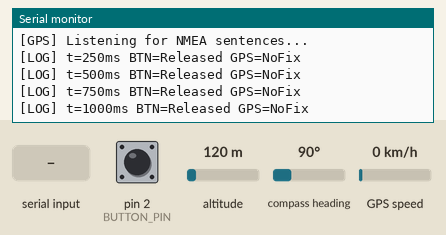
A sketch run on a simulated Arduino Uno, built for the host (arithmetic inside an expression is 32-bit, double 64-bit). Parts: the last lines printed to the serial monitor. The test bench sets the inputs (shaded band); at power-on: pin 2 (BUTTON_PIN) HIGH, altitude 120 m, compass heading 90°, GPS speed 0 km/h. The GPS gets a fix after 3 s at 37.7749, -122.4194 with 8 satellites.

Above: at 1.2 s.
1.3 s: pin 2 (BUTTON_PIN) pulled LOW for 1 s
At 1.68 s:
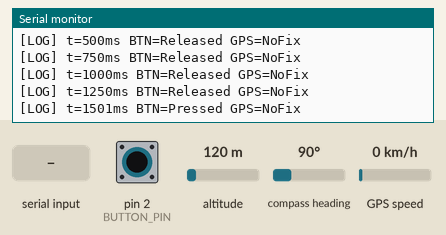
3.8 s: pin 2 (BUTTON_PIN) pulled LOW for 1 s
At 4.18 s:
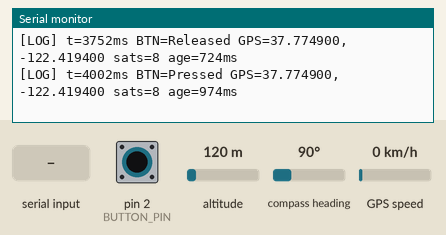
6.3 s: altitude set to 20 m
At 6.43 s:
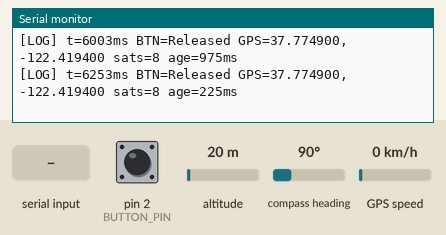
7.8 s: "1" received over the second serial link
9.3 s: compass heading set to 7°
At 9.43 s:
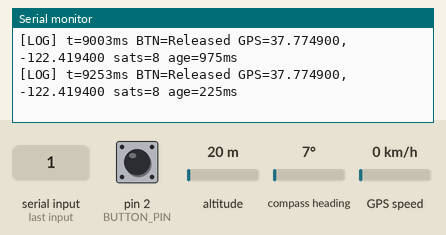
10.8 s: GPS speed set to 30 km/h
At 10.94 s:
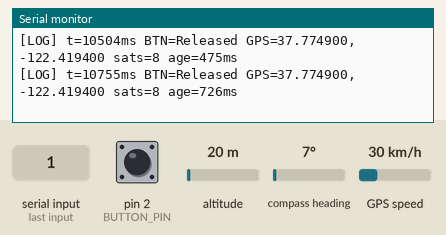
Timing chart, 0 to 13.3 s (numbered marks = the images above; inputs shaded):
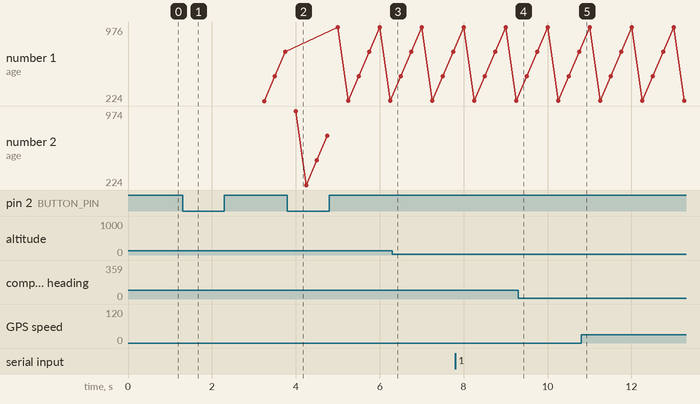

The sketch:

temp.ino
```cpp
#include <SoftwareSerial.h>
#include <TinyGPSPlus.h>

// Adjust pins to match the wires from the GPS module (GPS TX -> GPS_RX_PIN).
const uint8_t GPS_RX_PIN = 4;  // Arduino pin receiving data from GPS
const uint8_t GPS_TX_PIN = 5;  // Arduino pin sending data to GPS (rarely used)
const uint8_t BUTTON_PIN = 2;  // Button input (active LOW with pull-up)
const unsigned long GPS_BAUD = 9600;
const unsigned long LOG_PERIOD_MS = 250UL;

// SD card pins (r -> l)
// CS - D10
// SCK - D13
// MOSI - D11
// MISO - D12
// VCC - voltage
// GND - ground

SoftwareSerial gpsSerial(GPS_RX_PIN, GPS_TX_PIN);
TinyGPSPlus gps;

struct GpsSnapshot {
  bool valid;
  double lat;
  double lng;
  uint8_t satellites;
  unsigned long fixMillis;
};

struct ButtonSnapshot {
  bool pressed;
  unsigned long sampleMillis;
};

static GpsSnapshot lastGps = {false, 0.0, 0.0, 0, 0};
static ButtonSnapshot lastButton = {false, 0};
static unsigned long lastLogMillis = 0;

void feedGpsStream();
void updateGpsSnapshot();
void pollButton(const unsigned long now);
void logCurrentState(const unsigned long now);

void setup() {
  Serial.begin(GPS_BAUD);
  while (!Serial) {
    ;  // Wait for Serial Monitor (for boards with native USB)
  }
  Serial.println(F("[GPS] Debug monitor starting up..."));

  pinMode(BUTTON_PIN, INPUT_PULLUP);

  lastButton.pressed = (digitalRead(BUTTON_PIN) == LOW);
  lastButton.sampleMillis = millis();
  lastLogMillis = lastButton.sampleMillis;

  gpsSerial.begin(GPS_BAUD);
  Serial.println(F("[GPS] Listening for NMEA sentences..."));
}

void loop() {
  feedGpsStream();
  updateGpsSnapshot();

  const unsigned long now = millis();
  if (now - lastLogMillis >= LOG_PERIOD_MS) {
    lastLogMillis = now;
    pollButton(now);
    logCurrentState(now);
  }
}

void feedGpsStream() {
  while (gpsSerial.available() > 0) {
    gps.encode(gpsSerial.read());
  }
}

void updateGpsSnapshot() {
  if (gps.location.isUpdated() && gps.location.isValid()) {
    lastGps.valid = true;
    lastGps.lat = gps.location.lat();
    lastGps.lng = gps.location.lng();
    lastGps.fixMillis = millis();
  }

  if (gps.satellites.isValid()) {
    lastGps.satellites = gps.satellites.value();
  }
}

void pollButton(const unsigned long now) {
  lastButton.pressed = (digitalRead(BUTTON_PIN) == LOW);
  lastButton.sampleMillis = now;
}

void logCurrentState(const unsigned long now) {
  Serial.print(F("[LOG] t="));
  Serial.print(now);
  Serial.print(F("ms BTN="));
  Serial.print(lastButton.pressed ? F("Pressed") : F("Released"));
  Serial.print(F(" GPS="));

  if (!lastGps.valid) {
    Serial.print(F("NoFix"));
  } else {
    Serial.print(lastGps.lat, 6);
    Serial.print(F(","));
    Serial.print(lastGps.lng, 6);
    Serial.print(F(" sats="));
    Serial.print(lastGps.satellites);
    Serial.print(F(" age="));
    Serial.print(now - lastGps.fixMillis);
    Serial.print(F("ms"));
  }

  Serial.println();
}
```

Measured:
- after the input at 1.3 s, the serial monitor: prints a new line after 0.20 s (image 1)
- after the input at 3.8 s, the serial monitor: prints a new line after 0.20 s (image 2)
